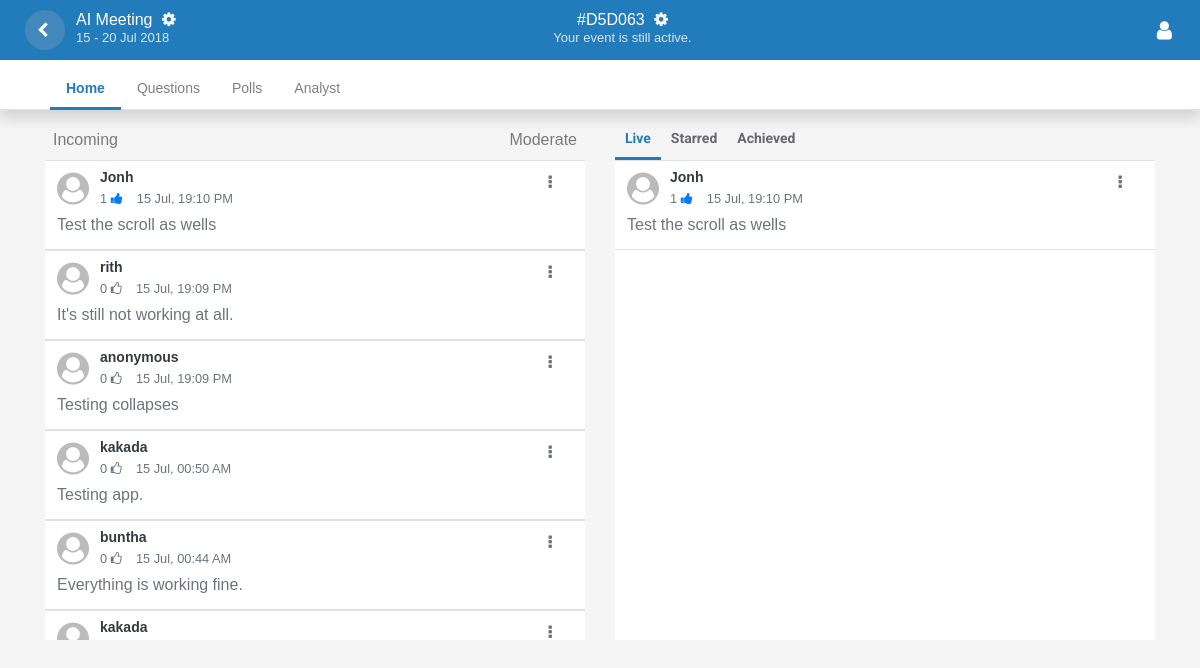
The app's page /admin.sli.do/event/d5d063/dashboard (signed in) with its own data.
### app/events/model.py (models this page shows, shortened)
class Event(db.Model):
    event_id = db.Column(db.String, primary_key = True)
    user_id = db.Column('user_id', db.String(20))
    event_name = db.Column('event_name', db.String(30))
    date_from = db.Column('date_from', db.String(20))
    date_to = db.Column('date_to', db.String(20))
    registered_on = db.Column('registered_on' , db.DateTime)

### app/questions/model.py (models this page shows, shortened)
class Question(db.Model):
    id = db.Column(db.Integer, primary_key=True)
    event_id        = db.Column('event_id', db.String(20))
    question        = db.Column('question', db.String(500))
    username        = db.Column('username', db.String(50), default='anonymous')
    starred         = db.Column('starred', db.Boolean, default=False)
    completed       = db.Column('completed', db.Boolean, default=False)
    isHighlighted   = db.Column('isHighlighted', db.Boolean, default=False)
    like            = db.Column('like', db.Boolean, default = False)
    moderate        = db.Column('moderate', db.Boolean, default = False)
    registered_on   = db.Column('registered_on' , db.DateTime)

### app/events/view.py (the view)
@app.route('/admin.sli.do/event/<string:event_id>/dashboard', methods=['GET'])
def admin_event_dashboard(event_id):
	questionform = QuestionForm()
	get_event_id = event_id
	session['logged_in'] = True
	username = session['username']
	email = session['email']
	first_name = session['first_name']
	last_name = session['last_name']
	session['event_id'] = event_id
	get_event_name = Event.query.filter_by(event_id=event_id).first()
	get_events = Event.query.filter_by(event_id=event_id).all()
	get_questions_by_event_id = Question.query.filter_by(event_id=get_event_id).all()
	get_event_status = checking_event_status(get_events)
	get_date_to = datetime.strptime(get_event_name.date_to, "%d.%m.%Y")
	get_date_from = datetime.strptime(get_event_name.date_from, "%d.%m.%Y")
	return render_template('events/admin_event_dashboard.html', questionform = questionform, get_date_to = get_date_to, get_date_from=get_date_from, get_event_id=get_event_id, get_event_name=get_event_name.event_name, questions=get_questions_by_event_id, get_event_status=get_event_status, username=username, email=email, first_name=first_name, last_name=last_name, form=CreateForm(), event_id = session['event_id'])

### app/events/view.py (called while the page is built)
def checking_event_status(model_name):
	past = datetime.now()
	now = past.strftime("%d.%m.%Y")
	now1 = time.strptime(now, "%d.%m.%Y")
	get_event_status = ""
	for i in model_name:
		if time.strptime(i.date_to, "%d.%m.%Y") >= now1:
			get_event_status = "Your event is still active."
		else:
			get_event_status = "Your event has finished."
	return get_event_status

### app/templates/events/admin_event_dashboard.html (shortened to what this page needs)
{% extends 'main/index.html' %}
{% from "includes/_formhelpers.html" import input %}
{% from "includes/_formhelpers.html" import anotherField %}
{% block style %}
<link rel="stylesheet" href="{{ url_for('static', filename='styles/event.css') }}">
<link rel="stylesheet" href="{{ url_for('static', filename='styles/admin_home.css') }}">
<link rel="stylesheet" href="{{ url_for('static', filename='styles/admin_question.css') }}">
{% endblock %}
{% block navbar %}
<div class="nav row" id="nav_question">
    <a class="fa fa-chevron-left" href="{{ url_for('event_dashboard') }}"></a>
    <li class="col nav-item" id="back_button">
        <a class="nav-link" id="admin_event_id">{{get_event_name}} <i class="fa fa-cog text-light" style="margin-left: 5px;"></i></a>
        <span class="nav-link" id="admin_event_status">{{get_date_from.strftime('%d')}} - {{get_date_to.strftime('%d %b %Y')}}</span>
    </li>
    <li class="col nav-item text-center">
        <span class="nav-link" id="admin_event_id">#{{get_event_id.upper()}} <i class="fa fa-cog text-light" style="margin-left: 5px;"></i></span>
        <span class="nav-link" id="admin_event_status">{{get_event_status}}</span>
    </li>
    <li class="col nav-item text-right" style="margin-right: 10px;" id="admin-dropdown-sidemenu">
        <button type="button" class="btn btn-link" id="navbarDropdownMenuLink" data-toggle="dropdown" aria-haspopup="true" aria-expanded="false"><i class="fa fa-user fa-lg"></i></button>
    </li>
</div>
{% endblock %}
{% block content %}
<ul class="nav nav-tabs shadow bg-white" role="tablist" id="admin_event_dashboard_tab">
  	<li class="nav-item">
    	<a class="nav-link active" href="#home" role="tab" data-toggle="tab">Home</a>
  	</li>
  	<li class="nav-item">
    	<a class="nav-link" href="#questions" role="tab" data-toggle="tab">Questions</a>
  	</li>
  	<li class="nav-item">
    	<a class="nav-link" href="#polls" role="tab" data-toggle="tab">Polls</a>
  	</li>
  	<li class="nav-item">
    	<a class="nav-link" href="#analyst" role="tab" data-toggle="tab">Analyst</a>
  	</li>
</ul>
<div class="tab-content">
  	<div role="tabpanel" class="tab-pane fade active show" id="questions">{% include 'questions/question_list.html' %}</div>
</div>
{% endblock %}

### app/templates/main/index.html (shortened to what this page needs)
<!DOCTYPE html>
<html lang="en">
<head>
    <link rel="stylesheet" href="https://stackpath.bootstrapcdn.com/bootstrap/4.1.1/css/bootstrap.min.css">
    <link rel="stylesheet" type="text/css" href="https://stackpath.bootstrapcdn.com/font-awesome/4.7.0/css/font-awesome.min.css">
    <link rel="stylesheet" href="{{ url_for('static', filename='styles/index.css') }}">
    <link rel="stylesheet" href="{{ url_for('static', filename='styles/event-modal.css') }}">
    <link rel="stylesheet" href="{{ url_for('static', filename='styles/calendar.css') }}">
    {% block style %}{% endblock %}
    <link rel="stylesheet" href="https://cdnjs.cloudflare.com/ajax/libs/bootstrap-datepicker/1.4.1/css/bootstrap-datepicker3.css"/>
</head>
<body>
        {% block navbar %}{% endblock %}
        {% block content %}{% endblock %}
</body>
</html>

### app/templates/questions/question_list.html (shortened to what this page needs)
<div class="container" id="admin_question_panel">
    <div class="row">
        <div class="col-sm-12 col-md-6 col-lg-6" id="moderate">
            <div class="d-flex">
                <div class="mr-auto p-2 text-black-50">Incoming</div>
                <div class="p-2 text-black-50">Moderate</div>
            </div>
            <div class="w-auto" id="moderate_question">
                <table class="table table-hover">
                    <tbody>
                        {% for question in questions | sort(attribute='registered_on', reverse = True) %}
                            {% if question.moderate == False %}
                                <tr>
                                    <td class="position-relative">
                                        <h6 class="text-dark"><i class="fa fa-user-circle fa-2x"></i><small class="position-absolute anonymous"> {{question.username}}</small>
                                        </h6>
                                        <small class="position-absolute text-muted question-calandar">
                                            {% if question.like == False %}
                                            0 <i class="fa fa-thumbs-o-up"></i>
                                            {% elif question.like == True %}
                                            1 <i class="fa fa-thumbs-up" style="color: #007bff"></i>
                                            {% endif %}
                                            {{question.registered_on.strftime('%d %b, %H:%M %p')}}
                                        </small>
                                        <p class="card-text text-muted text-question" id="moderate_question{{question.id}}" style="border: none; resize: none;">{{question.question}}</p>
                                        <button class="bd-highlight btn btn-link text-muted position-absolute" id="navbarDropdownMenuLink" data-toggle="dropdown" aria-haspopup="true" aria-expanded="false">
                                            <i class="fa fa-ellipsis-v"></i>
                                        </button>
                                    </td>
                                </tr>
                            {% endif %}
                            {% if question.moderate == True %}
                                <tr>
                                    <td class="position-relative">
                                        <h6 class="text-dark"><i class="fa fa-user-circle fa-2x"></i><small class="position-absolute anonymous"> {{question.username}}</small>
                                        </h6>
                                        <small class="position-absolute text-muted question-calandar">
                                            {% if question.like == False %}
                                            0 <i class="fa fa-thumbs-o-up"></i>
                                            {% elif question.like == True %}
                                            1 <i class="fa fa-thumbs-up" style="color: #007bff"></i>
                                            {% endif %}
                                            {{question.registered_on.strftime('%d %b, %H:%M %p')}}
                                        </small>
                                        <p class="card-text text-muted text-question" id="moderate_question{{question.id}}" style="border: none; resize: none;">{{question.question}}</p>
                                        <button class="bd-highlight btn btn-link text-muted position-absolute" id="navbarDropdownMenuLink" data-toggle="dropdown" aria-haspopup="true" aria-expanded="false">
                                            <i class="fa fa-ellipsis-v"></i>
                                        </button>
                                    </td>
                                </tr>
                            {% endif %}
                        </tbody>
                    {% endfor %}
                </table>
            </div>
        </div>
        <div class="col-sm-12 col-md-6 col-lg-6">
            <ul class="nav nav-pills" role="tablist" id="admin_question">
                <li class="nav-item">
                    <a class="nav-link active" id="pills-live-tab" data-toggle="pill" href="#live" role="tab" aria-controls="pills-home" aria-selected="true">Live</a>
                </li>
                <li class="nav-item">
                    <a class="nav-link" id="pills-starred-tab" data-toggle="pill" href="#starred" role="tab" aria-controls="pills-profile" aria-selected="false">Starred</a>
                </li>
                <li class="nav-item">
                    <a class="nav-link" id="pills-achieved-tab" data-toggle="pill" href="#achieved" role="tab" aria-controls="pills-contact" aria-selected="false">Achieved</a>
                </li>
            </ul>
            <div class="tab-content">
                <div role="tabpanel" class="tab-pane fade active show" id="live">
                    <table class="table table-hover">
                        <tbody>
                            {% for question in questions | sort(attribute='registered_on', reverse = True) %}
                                {% if question.completed == False %}
                                    {% if question.moderate == True %}
                                    <tr>
                                        <td class="position-relative">
                                            <h6 class="text-dark"><i class="fa fa-user-circle fa-2x"></i><small class="position-absolute anonymous"> {{question.username}}</small>
                                            </h6>
                                            <small class="position-absolute text-muted question-calandar">
                                                {% if question.like == False %}
                                                0 <i class="fa fa-thumbs-o-up"></i>
                                                {% elif question.like == True %}
                                                1 <i class="fa fa-thumbs-up" style="color: #007bff"></i>
                                                {% endif %}
                                                {{question.registered_on.strftime('%d %b, %H:%M %p')}}
                                            </small>
                                            <p class="card-text text-muted text-question" id="live_question{{question.id}}" style="border: none; resize: none;">{{question.question}}</p>
                                            <button class="bd-highlight btn btn-link text-muted position-absolute" id="navbarDropdownMenuLink" data-toggle="dropdown" aria-haspopup="true" aria-expanded="false">
                                                <i class="fa fa-ellipsis-v"></i>
                                            </button>
                                        </td>
                                    </tr>
                                    {% endif %}
                                {% endif %}
                        </tbody>
                        {% endfor %}
                    </table>
                </div>
            </div>
        </div>
    </div>
</div>

### app/static/styles/index.css (style rules this page uses)
html { height:100%; width:100%; }
html, body { padding: 0; margin: 0; font-family: 'Raleway', sans-serif; background: #F5F5F5; }

### app/static/styles/event.css (style rules this page uses)
.nav-pills .nav-link { border-radius: 0px !important; }
#admin_event_id { margin-top: -10px; cursor: pointer; }
#admin_event_status { margin-top: -30px; font-size: 13px; color: #dae3eb !important; }
#back_button { padding-left: 0px; margin-left: 60px; }
.fa-chevron-left { background-color: #4288ba; border: none; width: 40px; height: 40px; border-radius: 20px; color: #fff; padding: 12px 0px 0px 12px; margin: 10px -70px 0px 40px; z-index: 1; }
.fa-chevron-left:link { text-decoration: none; }
#admin_event_dashboard_tab { background-color: #fff; height: 50px; padding-left: 50px; }
#admin_event_dashboard_tab .nav-link { border: none; padding-top: 18px; font-size: 14px; }
#admin_event_dashboard_tab a { color: grey; }
#admin_event_dashboard_tab .nav-link.active { border-bottom: 3px solid #237bbc !important; color: #237bbc !important; font-weight: bold; }
#nav_question { background-color: #227cbc; height: 60px; }
#nav_question .nav-item .btn-link { color: #fff; padding-top: 18px; margin-right: 5px; margin-left: 5px; }
#nav_question .nav-item .nav-link { color: #fff; padding-top: 18px; margin-right: 5px; margin-left: 5px; }

### app/static/styles/admin_question.css (style rules this page uses)
#moderate { margin-top: 10px; }
#moderate_question { background-color: #fff !important; height: 480px; }
#admin_question { margin-top: 10px !important; }
.nav-pills .nav-link.active, .nav-pills .show>.nav-link { color: #237bbc !important; border-bottom: 3px solid #237bbc !important; background-color: transparent !important; font-weight: bold; }
.nav-pills .nav-link { border-radius: 0px !important; color: rgb(104, 103, 109) !important; font-size: 14px; padding-left: 10px; padding-right: 10px; font-weight: bold; font-family: 'Roboto', sans-serif; }
#live, #starred, #achieved, #moderate_question { overflow-y: scroll; height: 480px; background-color: #fff; width: 100%; }
.fa-user-circle { color: #bbb; }
.anonymous { top: 8px; left: 55px; font-size: 14px; font-weight: bold; }
#navbarDropdownMenuLink { top: 5px; right: 20px; padding-top: 4px; }
.question-calandar { top: 28px; left: 55px; font-weight: lighter; }
.text-question { margin-bottom: 0px; padding-bottom: 0px; margin-right: 30px; font-weight: lighter; }
.table-hover>tbody>tr { border-bottom: 1px solid #dee2e6; }

### records on screen
Event: event_name "AI Meeting"
Question: username "Jonh", like "1", registered_on "15 Jul, 19:10 PM", question "Test the scroll as wells"
Question: username "rith", like "0", registered_on "15 Jul, 19:09 PM", question "It's still not working at all."
Question: username "anonymous", like "0", registered_on "15 Jul, 19:09 PM", question "Testing collapses"
Question: username "kakada", like "0", registered_on "15 Jul, 00:50 AM", question "Testing app."
Question: username "buntha", like "0", registered_on "15 Jul, 00:44 AM", question "Everything is working fine."
Question: username "kakada"

### other values on screen
{{ get_date_from.strftime('%d') }} "15"
{{ get_date_to.strftime('%d %b %Y') }} "20 Jul 2018"
{{ get_event_id.upper() }} "D5D063"
{{ get_event_status }} "Your event is still active."
